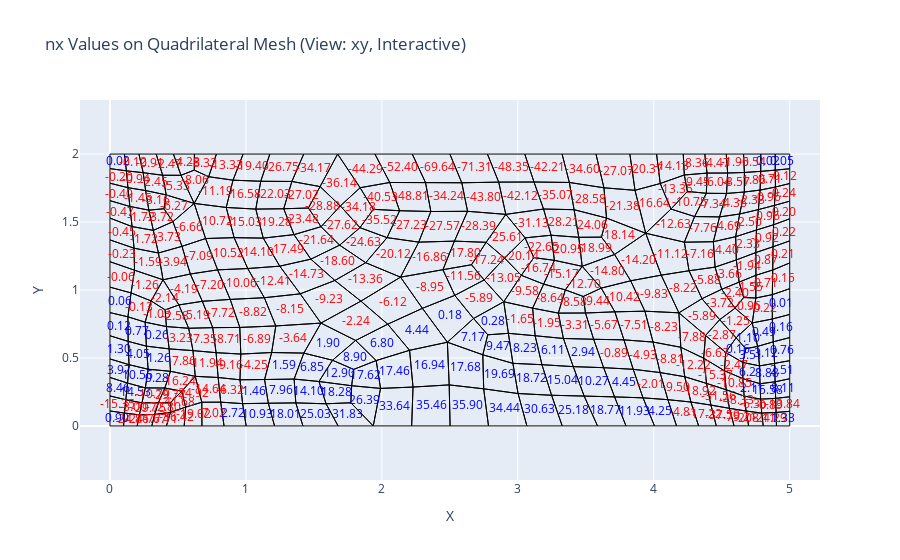

The notebook cell this image was saved under:
### Code cell
# Exemple d'utilisation
file_path = r"sofistik_cdb\b.cdb"

# DataFrame df_membran_forces doit être défini à l'avance
# Afficher les forces normales selon x (nx) dans le plan xy
plot_quad_mesh_for(file_path, df_membran_forces, force_column='nx', view_axis='xy')

# # Afficher les forces normales selon y (ny) dans le plan xz
# plot_quad_mesh_for(file_path, df_membran_forces, force_column='ny', view_axis='xz')
